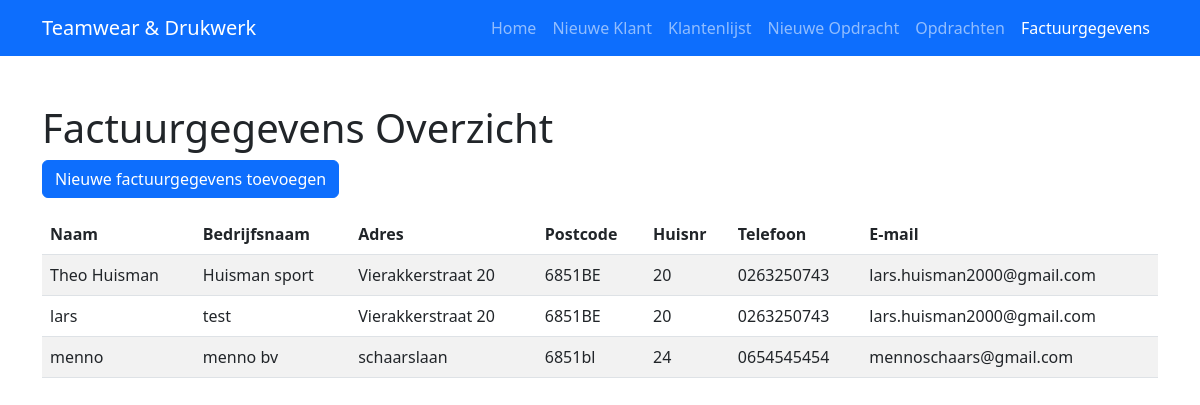
The app's page /billing_infos, older data.
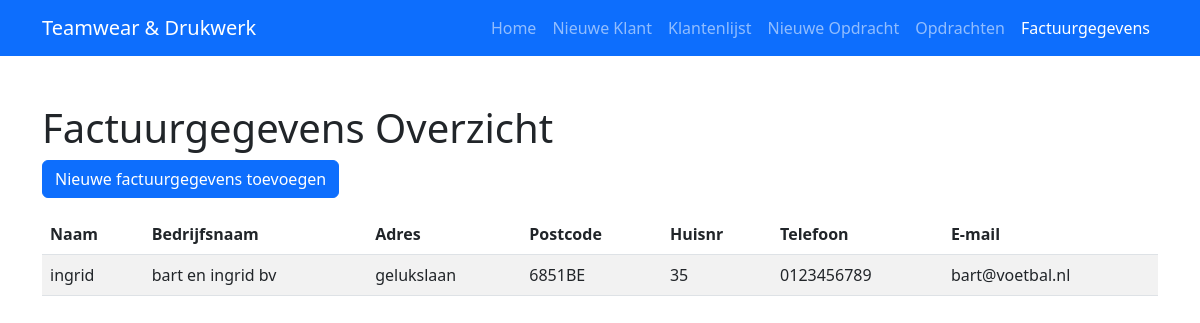
The same page, newer data.
### app.py (models this page shows, shortened)
class BillingInfo(db.Model):
    id = db.Column(db.Integer, primary_key=True)
    name = db.Column(db.String(100), nullable=False)
    address = db.Column(db.String(200))
    postcode = db.Column(db.String(20))
    housenumber = db.Column(db.String(20))
    phone = db.Column(db.String(50))
    companyname = db.Column(db.String(100))
    email = db.Column(db.String(100))

### app.py (the view)
@app.route('/billing_infos')
def list_billing_infos():
    billing_infos = BillingInfo.query.all()
    return render_template('billing_infos.html', billing_infos=billing_infos)

### templates/billing_infos.html (shortened to what this page needs)
<!doctype html>
<html lang="nl">
  <head>
    <link href="https://cdn.jsdelivr.net/npm/bootstrap@5.3.0/dist/css/bootstrap.min.css" rel="stylesheet">
  </head>
  <body>
    <nav class="navbar navbar-expand-lg navbar-dark bg-primary">
      <div class="container">
        <a class="navbar-brand" href="{{ url_for('index') }}">Teamwear & Drukwerk</a>
        <div class="collapse navbar-collapse" id="navbarNav">
          <ul class="navbar-nav ms-auto">
            <li class="nav-item">
              <a class="nav-link {% if request.endpoint == 'index' %}active{% endif %}" href="{{ url_for('index') }}">Home</a>
            </li>
            <li class="nav-item">
              <a class="nav-link {% if request.endpoint == 'add_customer' %}active{% endif %}" href="{{ url_for('add_customer') }}">Nieuwe Klant</a>
            </li>
            <li class="nav-item">
              <a class="nav-link {% if request.endpoint == 'list_customers' %}active{% endif %}" href="{{ url_for('list_customers') }}">Klantenlijst</a>
            </li>
            <li class="nav-item">
              <a class="nav-link {% if request.endpoint == 'add_assignment' %}active{% endif %}" href="{{ url_for('add_assignment') }}">Nieuwe Opdracht</a>
            </li>
            <li class="nav-item">
              <a class="nav-link {% if request.endpoint == 'list_assignments' %}active{% endif %}" href="{{ url_for('list_assignments') }}">Opdrachten</a>
            </li>
            <li class="nav-item">
              <a class="nav-link {% if request.endpoint == 'list_billing_infos' %}active{% endif %}" href="{{ url_for('list_billing_infos') }}">Factuurgegevens</a>
            </li>
          </ul>
        </div>
      </div>
    </nav>
    <div class="container mt-5">
      <h1>Factuurgegevens Overzicht</h1>
      <a href="{{ url_for('add_billing_info') }}" class="btn btn-primary mb-3">Nieuwe factuurgegevens toevoegen</a>
      <table class="table table-striped">
        <thead>
          <tr>
            <th>Naam</th>
            <th>Bedrijfsnaam</th>
            <th>Adres</th>
            <th>Postcode</th>
            <th>Huisnr</th>
            <th>Telefoon</th>
            <th>E-mail</th>
          </tr>
        </thead>
        <tbody>
          {% for bi in billing_infos %}
          <tr>
            <td>{{ bi.name }}</td>
            <td>{{ bi.companyname }}</td>
            <td>{{ bi.address }}</td>
            <td>{{ bi.postcode }}</td>
            <td>{{ bi.housenumber }}</td>
            <td>{{ bi.phone }}</td>
            <td>{{ bi.email }}</td>
          </tr>
          {% endfor %}
        </tbody>
      </table>
    </div>
  </body>
</html>

Row changes from the older to the newer data that the page shows:
removed BillingInfo: name "lars", companyname "test", address "Vierakkerstraat 20", postcode "6851BE", housenumber "20", phone "0263250743", email "lars.huisman2000@gmail.com"
removed BillingInfo: name "menno", companyname "menno bv", address "schaarslaan", postcode "6851bl", housenumber "24", phone "0654545454", email "mennoschaars@gmail.com"
changed BillingInfo "6851BE": name "Theo Huisman" → "ingrid"; companyname "Huisman sport" → "bart en ingrid bv"; address "Vierakkerstraat 20" → "gelukslaan"; housenumber "20" → "35"; phone "0263250743" → "0123456789"; email "lars.huisman2000@gmail.com" → "bart@voetbal.nl"
